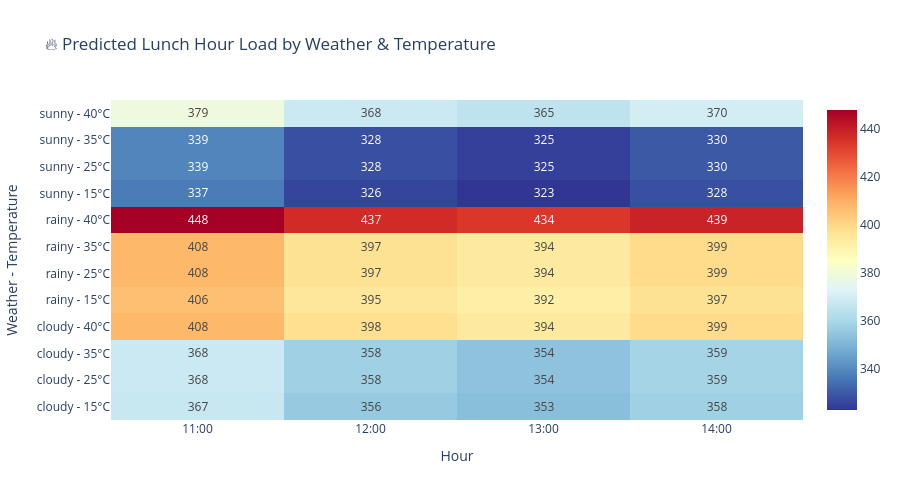

Notebook code cell kept with this figure:
### Code cell
# Predict tomorrow's lunch hour loads for different weather scenarios
def predict_lunch_scenarios():
    """Predict lunch hour loads for different weather scenarios."""
    scenarios = []
    weather_conditions = ['sunny', 'cloudy', 'rainy']
    temperatures = [15, 25, 35, 40]  # Cold, Normal, Hot, Very Hot
    
    for weather in weather_conditions:
        for temp in temperatures:
            for hour in [11, 12, 13, 14]:  # Lunch hours
                features = {
                    'hour': hour,
                    'day_of_week': 2,  # Wednesday
                    'is_weekend': 0,
                    'is_lunch_hour': 1,
                    'temperature': temp,
                    'temp_squared': temp ** 2,
                    'is_hot': 1 if temp > 35 else 0,
                    'is_cold': 1 if temp < 15 else 0,
                    'hour_sin': np.sin(2 * np.pi * hour / 24),
                    'hour_cos': np.cos(2 * np.pi * hour / 24),
                    'weather_sunny': 1 if weather == 'sunny' else 0,
                    'weather_cloudy': 1 if weather == 'cloudy' else 0,
                    'weather_rainy': 1 if weather == 'rainy' else 0,
                }
                
                X_scenario = pd.DataFrame([features])[feature_cols]
                prediction = model.predict(X_scenario)[0]
                
                scenarios.append({
                    'Weather': weather,
                    'Temperature': f"{temp}°C",
                    'Hour': f"{hour}:00",
                    'Predicted Load': int(max(0, prediction))
                })
    
    return pd.DataFrame(scenarios)

# Generate predictions
scenario_df = predict_lunch_scenarios()

# Create heatmap of predictions
pivot_df = scenario_df.pivot_table(
    values='Predicted Load', 
    index=['Weather', 'Temperature'], 
    columns='Hour', 
    aggfunc='mean'
)

fig = go.Figure(data=go.Heatmap(
    z=pivot_df.values,
    x=pivot_df.columns,
    y=[f"{w} - {t}" for w, t in pivot_df.index],
    colorscale='RdYlBu_r',
    text=pivot_df.values.astype(int),
    texttemplate="%{text}",
    textfont={"size": 12},
    hoverongaps=False
))

fig.update_layout(
    title=' Predicted Lunch Hour Load by Weather & Temperature',
    xaxis_title='Hour',
    yaxis_title='Weather - Temperature',
    height=500
)
fig.show()

print("\n📋 Scenario Predictions Summary:")
print(scenario_df.to_string(index=False))

### Figure 1 — Plotly figure (JSON) as saved in the notebook; plotly's stock layout.template omitted (floating-point values rounded to 4 significant figures)
{"data": [{"colorscale": [[0, "rgb(49,54,149)"], [0.1, "rgb(69,117,180)"], [0.2, "rgb(116,173,209)"], [0.3, "rgb(171,217,233)"], [0.4, "rgb(224,243,248)"], [0.5, "rgb(255,255,191)"], [0.6, "rgb(254,224,144)"], [0.7, "rgb(253,174,97)"], [0.8, "rgb(244,109,67)"], [0.9, "rgb(215,48,39)"], [1, "rgb(165,0,38)"]], "hoverongaps": false, "text": [[367, 356, 353, 358], [368, 358, 354, 359], [368, 358, 354, 359], [408, 398, 394, 399], [406, 395, 392, 397], [408, 397, 394, 399], [408, 397, 394, 399], [448, 437, 434, 439], [337, 326, 323, 328], [339, 328, 325, 330], [339, 328, 325, 330], [379, 368, 365, 370]], "textfont": {"size": 12}, "texttemplate": "%{text}", "type": "heatmap", "x": ["11:00", "12:00", "13:00", "14:00"], "y": ["cloudy - 15°C", "cloudy - 25°C", "cloudy - 35°C", "cloudy - 40°C", "rainy - 15°C", "rainy - 25°C", "rainy - 35°C", "rainy - 40°C", "sunny - 15°C", "sunny - 25°C", "sunny - 35°C", "sunny - 40°C"], "z": [[367.0, 356.0, 353.0, 358.0], [368.0, 358.0, 354.0, 359.0], [368.0, 358.0, 354.0, 359.0], [408.0, 398.0, 394.0, 399.0], [406.0, 395.0, 392.0, 397.0], [408.0, 397.0, 394.0, 399.0], [408.0, 397.0, 394.0, 399.0], [448.0, 437.0, 434.0, 439.0], [337.0, 326.0, 323.0, 328.0], [339.0, 328.0, 325.0, 330.0], [339.0, 328.0, 325.0, 330.0], [379.0, 368.0, 365.0, 370.0]]}], "layout": {"height": 500, "title": {"text": "🔥 Predicted Lunch Hour Load by Weather & Temperature"}, "xaxis": {"title": {"text": "Hour"}}, "yaxis": {"title": {"text": "Weather - Temperature"}}}}
